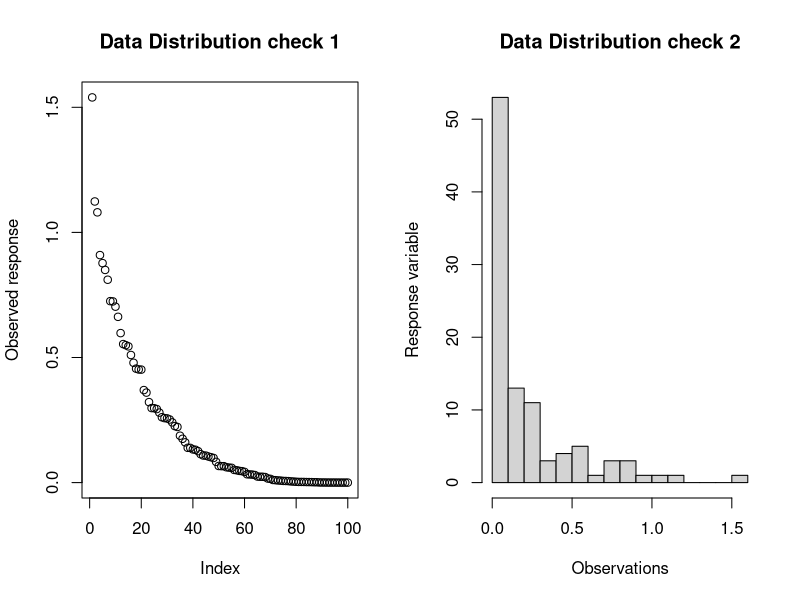
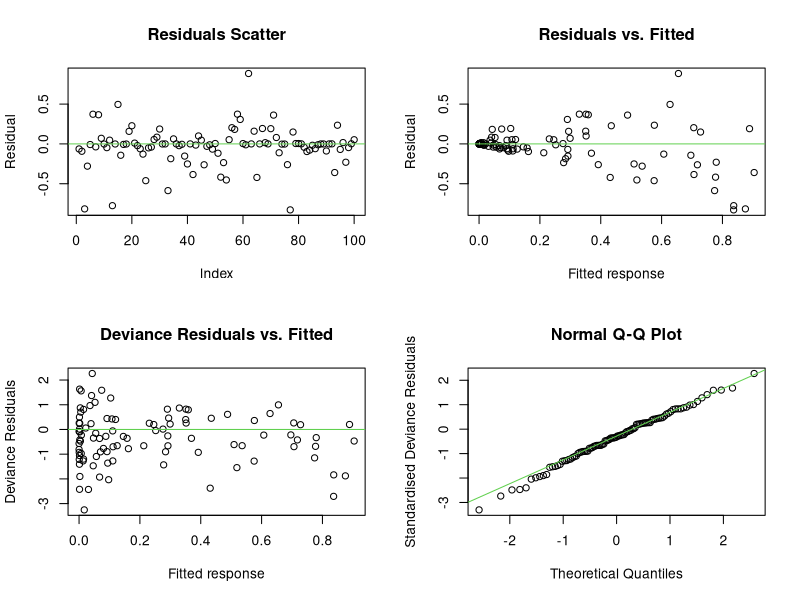
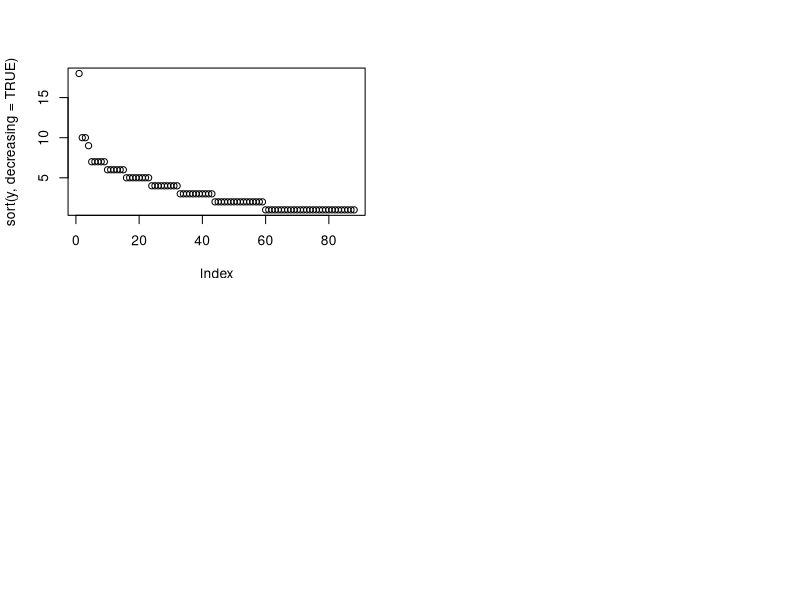
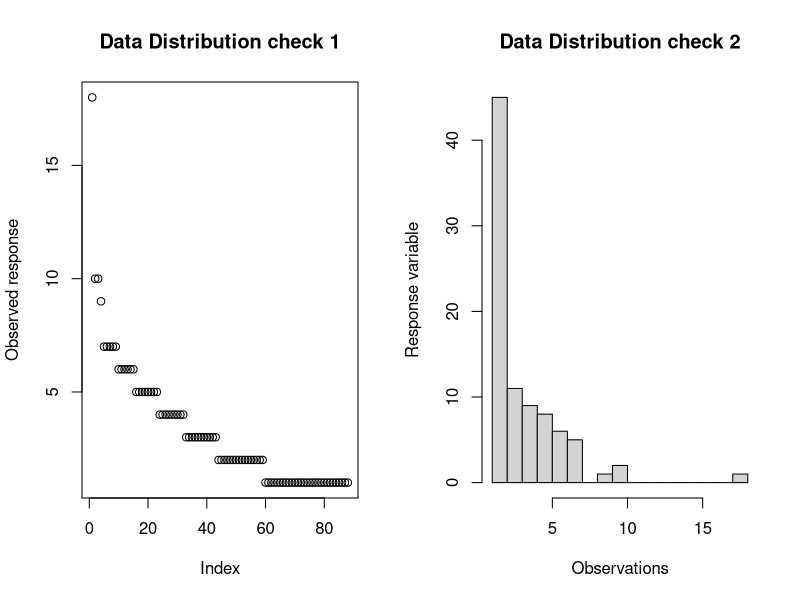
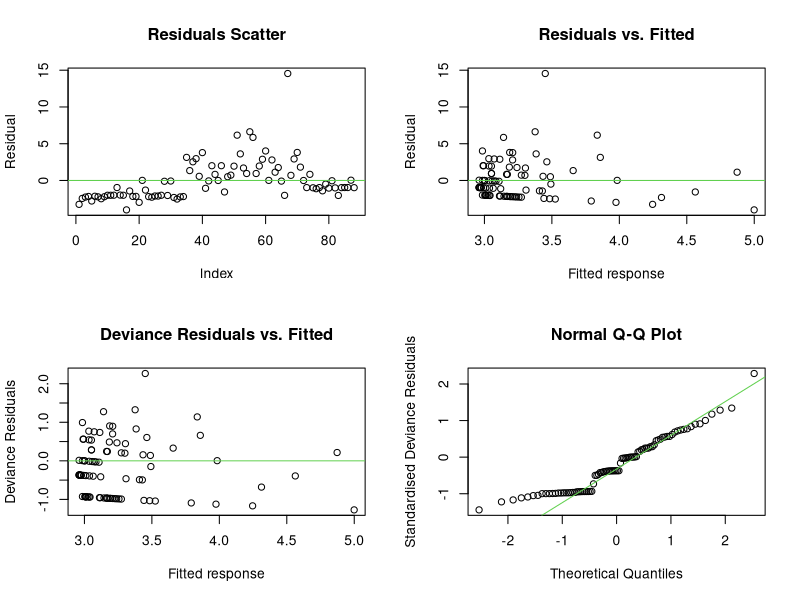

The R script that drew these images, in order:
# STATG003 ICA 3 GLM 
# Klaudia Ludwisiak 

# test data script demonstrating the working of my function 
# just press source and see results for two fitted models (details below)

### FUNCTION ###
# below the erm function is included so it can be called within this script with ease
erm<- function(y,X,startval = 0){
  
  ######################################################################  
  ## Dimension CHECKs
  # y should be a column vector with one value per data instance
  
  if (is.vector(y) == FALSE ){ stop("wrong y imput, should be a vector")}
  
  # if test passed specify size of y
  n = length(y)
  
  # X should be a matrix where number of rows (data instances) is the same as length(y)=n
  # and the number of columns is the number of explanatory variables (m) 
  if (is.vector(X)==TRUE){sizeX = c(n,1)}
  else {sizeX = dim(X) }
  
  if (sizeX[1] != n) { stop("wrong X input, matrix should have observations in its rows, these should be same as number or responses")}
  
  ## Data CHECK
  # is dataset suitable for modelling using the exponential distribution?
  # data has to be positive and non-zero  
  # 
  if (any(y <= 0)) {stop("response data not suitable to model with exponential distribution")}
  
  ######################################################################  
  ## SETUP -- initialise variables 
  
  m = sizeX[2]
  
  # assign uniform start values to vector of betas, this shoudl be a 1 by p vector
  betahat = rep(startval,dim(X)[2])
  
  # starter parameters for the IWLS below:
  U = 1  # Define a start value for the score, U
  iter = 0 # Define a start value for iteration count
  
  ######################################################################  
  ## Implement IWLS - adapted from IWLS code in lab 8
  
  while(any(abs(U) > 1e-7)) { # iterate until IWLS converges to desired accuracy (here 1e-7)
    
    # Calculate linear predictors, means and variances:
    
    eta <- X %*% betahat #as.vector(X %*% betahat) 
    # find estimate of distribution parameter lambda:
    lambda <- exp(eta)
    # using definition of the mean and variance function for a gamma distrib. with a=1:
    mu <- 1/lambda # mean i.e. expected value of y
    gdash <- -1/mu # 1st derivative of the link function wrt the mean 
    V <- 1/(lambda^2) # variance  (also = mu^2)
    
    # Calculate diagonal elements of W, where for the ith element: Wi = [g′ (μi)]^−2 /Vi.
    # it is observed that W is one, this makes the exponential distribution a special case,
    W <-(gdash^-2)/V # ((mu^-1)^-2)/V =1 if V= mu^2      
    
    # Calculate adjusted dependent variate
    z <- eta + ((y-mu)*gdash)   
    
    # Calcultion of the X'W elemnet t(W*X) can be replaced by t(x) making use of teh fact tah W=1. 
    XW <- t(X)     
    
    # Calculate U:
    U <- XW %*% (z-eta)
    
    # Estimate new beta:
    betahat <- solve(XW %*% X, XW %*% z)
    
    # Output current values to screen - disable in the submission version of function as not required
    #cat("Iteration",iter, " Estimate", round(betahat,6), " Score", round(U,8),"\n")   
    
    # count iterations
    iter <- iter + 1      
  }
  ###################################################################### 
  ## Other calculations 
  
  # Calculate variance - covariance matrix:
  # this is the inverse of the information matrix and is given by [X'WX]^-1.
  XWX = solve(XW %*% X) 
  covbeta = solve(XWX)  
  
  # Calculate standard errors
  SEbeta <- sqrt(diag(XWX)) 
  
  # Assuming the value of phi is known and equal to 1 we can test using the Z statistic as opposed to the T statistic:
  Zval = betahat/SEbeta
  Pval=2*pnorm(-abs(Zval)) #assuming two tailed test 
  
  # Assemble results into a table (data frame) and print
  (mytable <- data.frame(Beta_Estimate = round(betahat,4), S.E. = round(SEbeta,4), Z_stat = round(Zval,5), p_val= round(Pval,8) ))   
  cat("\nFinal results table:\n")
  row.names = seq(1,m,by=1) #need to change to p if doing intercept
  print(mytable, quote = TRUE, row.names = row.names)
  
  # Calculate fitted values:
  lambdahat <- as.vector(exp(X %*% betahat))#exp(as.vector(X %*% betahat)) #???
  fit = 1/lambdahat
  muhat <- fit
  
  # Calculate degrees of freedom:
  # The total variance has n-1 degrees of freedom.
  # reference: ref: http://stats.idre.ucla.edu/stata/output/regression-analysis-2/
  df = m-1 # model degrees of freedom correspond to the number of coefficients estimated minus 1.
  dfRes = n-1-df # residual degrees of freedom (total df - model df)
  
  # Calculate hat matrix
  hat_mat <- X%*%XWX%*%t(X)
  
  # Calculate deviance:
  dev_per_point <- 2*(((y-muhat)/muhat)-log(y/muhat))
  mydev = sum(dev_per_point)  # deviance 
  
  ## FURTHER CALC's for plotting:
  difference = y - fit # simple residual 
  mydev_resid = sign(difference)*sqrt(abs(dev_per_point))   # deviance residuals
  mydev_resid_std = mydev_resid/sqrt(1-diag(hat_mat))  # standardised deviance residuals
  
  # assemble results into a list object   
  list(y = y, fitted = fit, betahat = betahat, sebeta = SEbeta, cov.beta = covbeta, df.model = df, df.residual = dfRes, deviance= mydev)
  
  ######################################################################   
  ## MAKE PLOTS
  # use your knowledge of model checking for GLMs to produce an appropriate selection of diagnostics
  
  ## check distributional assumptions - is data exponentially distributed? 
  # for this incl. both simple plot and histogram, which allow visual inspection
  par(mfrow=c(1,2))
  plot(sort(y,decreasing = TRUE), xlab = 'Index', ylab = 'Observed response', main = 'Data Distribution check 1') 
  hist(y, xlab = 'Observations', ylab = 'Response variable', main = 'Data Distribution check 2', breaks = (n/5))
  
  ## check model fit -residuals:
  par(mfrow=c(2,2))
  
  # 1) plot residuals versus index of data point; aim is to see how many residuals close to zero?
  plot(difference, xlab = 'Index', ylab = 'Residual', main = 'Residuals Scatter')
  abline(a = 0, b = 0, col = 3) # make a supporting horizontal line at difference = 0
  
  # 2)  plot Residuals vs. Fitted
  plot(fit, difference, xlab = 'Fitted response', ylab = 'Residual', main = 'Residuals vs. Fitted')
  abline(a = 0, b = 0, col = 3) # make a supporting horizontal line at difference = 0
  
  # 3) plot Deviance Residuals vs. Fitted 
  plot(fit, mydev_resid, xlab = 'Fitted response', ylab = 'Deviance Residuals', main ='Deviance Residuals vs. Fitted')
  abline(a = 0, b = 0, col = 3) # make a supporting horizontal line at difference = 0
  
  # 4) Quantile-Quantile plot
  qqnorm(mydev_resid_std, xlab = 'Theoretical Quantiles',ylab ='Standardised Deviance Residuals')
  qqline(mydev_resid_std, col = 3)
  
}

### TESTING SCRIPT ###

# TWO TESTING INSTANCES PRESENTED BELOW #

# 1) generate my own exponential data
## here the approach is to first set a value for beta's, then generate 
# corresponding amount of X variables (with intercept term included as a column of 1's). 
# using the GLM formation, this than can be used to estimate the value of lambda per point
# this can then be used to sample at random from the exponential distribution and generate the
# response y, which will have a different lambda for each datapoint. 

# MY data:
set.seed(26)
size = 100
# beta:
B = as.vector(c(0.1, 0.4, 0.3, 0.2))
# generate X
x1 = rep(1, size)
x4 = rnorm(size, mean = 0, sd = 1)^2
x2 = rnorm(size, mean = 0, sd = 2)^2
x3 =rnorm(size, mean = 0, sd = 2)^2
X = cbind(x1,x2, x3,x4)
# lambda:
mylamb= exp(X %*% B)
# response:
y = rexp(size, rate = mylamb)

# MY test
cat('My Test 1- own data, results:')
mylist1 <- erm(y,X, startval = 0)

# 2) use available dataset BUT modify to fit task
# due to time constraints searching for a perfect exponentially distributed datasets was abandoned in favour of using the known 
# esoph (Smoking, Alcohol and (O)esophageal Cancer) dataset. The responses here; no. of cancer cases, can be modelled by
# the exponential distribution with a slight alteration, that all integers are added 1 to them to prevent the occurrence of zeros.
# this is not adequate if true inference about the data were to be made but for the purpose of testing model it is sufficient. 
library(datasets)
#plot(sort(esoph$ncases,decreasing = TRUE)) # plot proves exponential shape distribution
y<-esoph$ncases+1 # y contains 0 values, thus not suitable to model withe exponential distribution, thus add +1 to data points
plot(sort(y,decreasing = TRUE)) # plot proves exponential shape distribution
# 
X2 <- esoph$ncontrols # take another explanatory var from dataset, this is arguably a bad variable choice as this variable is the number of controls
X1 <- rep(1,length(y)) # inrouduce column of 1s equivalent to the intercept 
X3 <-rnorm(length(y), mean = 0, sd = 2)^2 # also generate another random var
X <-cbind(X1,X2,X3)

# MY test
cat('My Test 2- data loosley based on esoph dataset, results:')
mylist1 <- erm(y,X, startval = 0)

# commentary/ interpretation:
# observations: unsurprisingly intercept is not significant
# the X2 variable, which comes from the data set is somewhat significant, but because it only captures the amount of controls it is not significant 
# Thus the randomly generated normal distribution is the most significant in predicting the y response \
# plots are generaly unsatisfactory as the data itself is bad 
